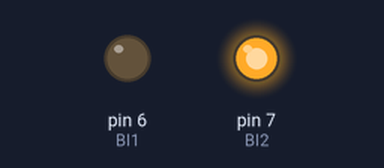
Bench run of a sketch on a simulated Arduino Uno, built with avr-gcc and run on an emulated ATmega328P. On the bench: output pins drawn as LEDs (lit = HIGH).

Above: at 1.0 s.
At 3.0 s:
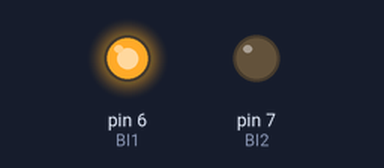
Timing chart, 0 to 5.2 s (numbered marks = the images above):
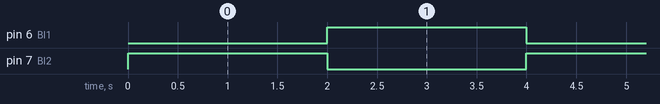

The sketch:

TBU6612.ino
```cpp
// const int AI1 = 4 ;
// const int AI2 = 5 ;
// const int PWM_A = 6 ;

const int BI1 = 6 ;
const int BI2 = 7 ;
// const int PWM_B = 10 ;

// int speed = 255;

void setup() {
  // put your setup code here, to run once:
// pinMode(AI1, OUTPUT);
// pinMode(AI2, OUTPUT);
// pinMode(PWM_A, OUTPUT);
pinMode(BI1, OUTPUT);
pinMode(BI2, OUTPUT);
// pinMode(PWM_B, OUTPUT);
}

void loop() {
  // put your main code here, to run repeatedly:
// digitalWrite(AI1,LOW);
// digitalWrite(AI2,HIGH);
// analogWrite(PWM_A,speed);
// digitalWrite(BI1,LOW);
// digitalWrite(BI2,HIGH);
// analogWrite(PWM_B,speed);

digitalWrite(BI1,LOW);
digitalWrite(BI2,HIGH);
delay(2000);
digitalWrite(BI1,HIGH);
digitalWrite(BI2,LOW);
delay(2000);
}
```

Measured:
- by itself, pin 6 (BI1), pin 7 (BI2): alternates HIGH for 2.0 s and LOW for 2.0 s
